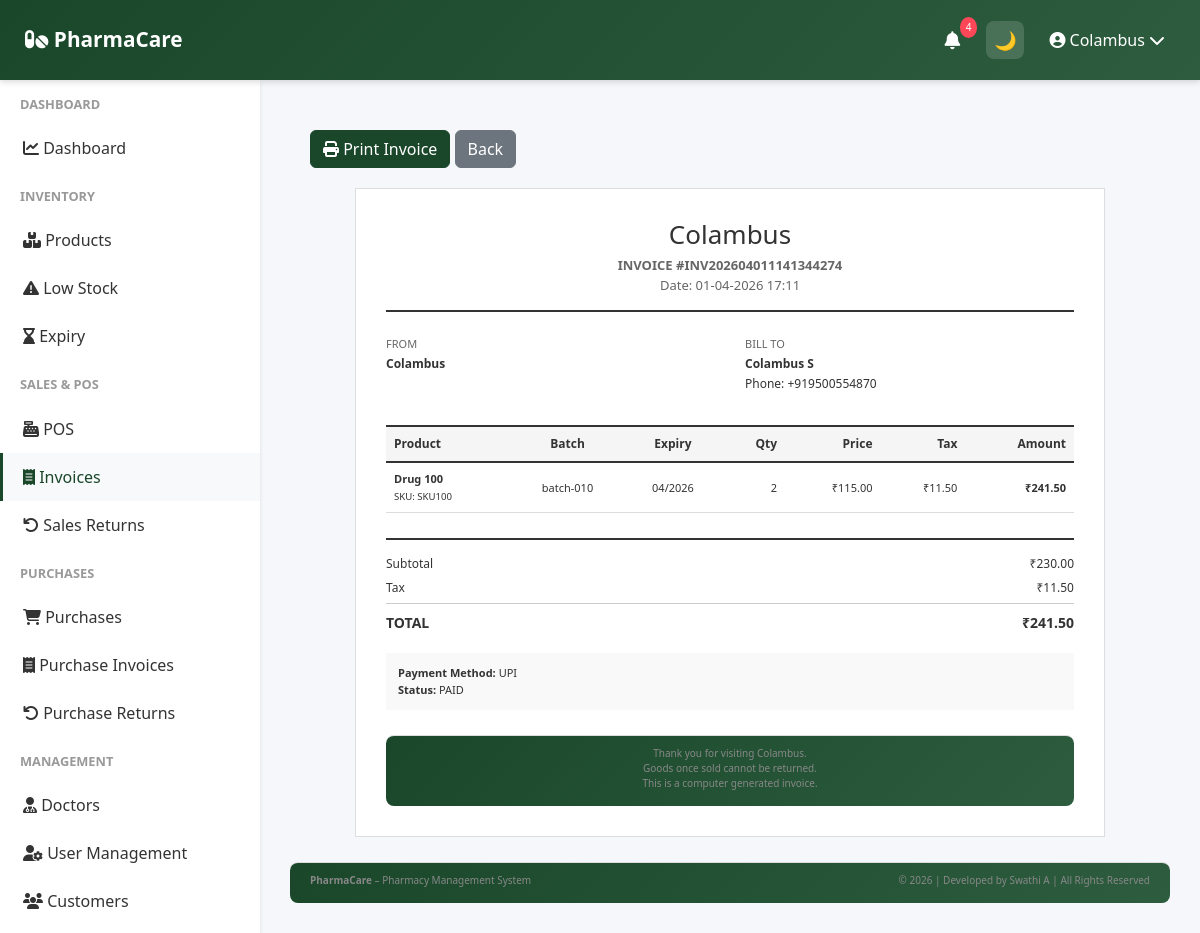
Screenshot of /sales/invoices/11/print (signed in) with the database file from the repository.
### app/models.py (models this page shows, shortened)
class User(UserMixin, db.Model):
    __tablename__ = 'user'
    id = db.Column(db.Integer, primary_key=True)
    company_id = db.Column(db.Integer, db.ForeignKey('company.id'), nullable=False)
    role = db.Column(db.String(20), default='manager')
    username = db.Column(db.String(255), unique=True, nullable=False)
    password_hash = db.Column(db.String(255), nullable=False)
    is_active = db.Column(db.Boolean, default=True)
    last_login = db.Column(db.DateTime)
    created_date = db.Column(db.DateTime, default=datetime.utcnow)
    updated_date = db.Column(db.DateTime, default=datetime.utcnow, onupdate=datetime.utcnow)
    company = db.relationship('Company', back_populates='user')

class Company(db.Model):
    __tablename__ = 'company'
    id = db.Column(db.Integer, primary_key=True)
    company_id = db.Column(db.String(36), unique=True, default=lambda: str(uuid.uuid4()))
    company_name = db.Column(db.String(255), nullable=False)
    owner_name = db.Column(db.String(255), nullable=False)
    email = db.Column(db.String(255), unique=True, nullable=False)
    phone = db.Column(db.String(20), nullable=False)
    address = db.Column(db.String(500), nullable=False)
    city = db.Column(db.String(100), nullable=False)
    state = db.Column(db.String(100), nullable=False)
    country = db.Column(db.String(100), nullable=False)
    postal_code = db.Column(db.String(20), nullable=False)
    gst_number = db.Column(db.String(50), unique=True)
    drug_license_number = db.Column(db.String(100), unique=True)
    logo_path = db.Column(db.String(500))
    is_active = db.Column(db.Boolean, default=True)
    created_date = db.Column(db.DateTime, default=datetime.utcnow)
    updated_date = db.Column(db.DateTime, default=datetime.utcnow, onupdate=datetime.utcnow)
    user = db.relationship('User', back_populates='company', uselist=False, cascade='all, delete-orphan')
    products = db.relationship('Product', back_populates='company', cascade='all, delete-orphan')
    sales = db.relationship('Sale', back_populates='company', cascade='all, delete-orphan')
    purchases = db.relationship('Purchase', back_populates='company', cascade='all, delete-orphan')
    customers = db.relationship('Customer', back_populates='company', cascade='all, delete-orphan')
    suppliers = db.relationship('Supplier', back_populates='company', cascade='all, delete-orphan')
    expenses = db.relationship('Expense', back_populates='company', cascade='all, delete-orphan')
    alerts = db.relationship('Alert', back_populates='company', cascade='all, delete-orphan')

class Sale(db.Model):
    __tablename__ = 'sale'
    id = db.Column(db.Integer, primary_key=True)
    company_id = db.Column(db.Integer, db.ForeignKey('company.id'), nullable=False)
    customer_id = db.Column(db.Integer, db.ForeignKey('customer.id'))
    invoice_number = db.Column(db.String(50), unique=True, nullable=False)
    invoice_date = db.Column(db.DateTime, default=datetime.utcnow)
    customer_name = db.Column(db.String(255))
    customer_phone = db.Column(db.String(20))
    subtotal = db.Column(db.Float, nullable=False)
    tax_amount = db.Column(db.Float, default=0)
    discount_amount = db.Column(db.Float, default=0)
    total_amount = db.Column(db.Float, nullable=False)
    payment_method = db.Column(db.String(50), nullable=False)  # 'cash', 'card', 'upi', 'bank', 'credit'
    payment_status = db.Column(db.String(50), default='paid')  # 'paid', 'pending', 'partial'
    notes = db.Column(db.Text)
    is_cancelled = db.Column(db.Boolean, default=False)
    cancellation_reason = db.Column(db.String(255))
    created_date = db.Column(db.DateTime, default=datetime.utcnow)
    updated_date = db.Column(db.DateTime, default=datetime.utcnow, onupdate=datetime.utcnow)
    company = db.relationship('Company', back_populates='sales')
    customer = db.relationship('Customer', back_populates='sales')
    items = db.relationship('SaleItem', back_populates='sale', cascade='all, delete-orphan')
    returns = db.relationship('SalesReturn', back_populates='sale', cascade='all, delete-orphan')
    doctor_id = db.Column(db.Integer, db.ForeignKey('doctor.id'))
    doctor = db.relationship('Doctor', back_populates='consultations')

class SaleItem(db.Model):
    __tablename__ = 'sale_item'
    id = db.Column(db.Integer, primary_key=True)
    sale_id = db.Column(db.Integer, db.ForeignKey('sale.id'), nullable=False)
    product_id = db.Column(db.Integer, db.ForeignKey('product.id'), nullable=False)
    batch_number = db.Column(db.String(100))
    quantity = db.Column(db.Integer, nullable=False)
    unit_price = db.Column(db.Float, nullable=False)
    tax_percentage = db.Column(db.Float, default=0)
    tax_amount = db.Column(db.Float, default=0)
    discount_percentage = db.Column(db.Float, default=0)
    discount_amount = db.Column(db.Float, default=0)
    total_amount = db.Column(db.Float, nullable=False)
    sale = db.relationship('Sale', back_populates='items')
    product = db.relationship('Product', back_populates='sale_items')

class Product(db.Model):
    __tablename__ = 'product'
    id = db.Column(db.Integer, primary_key=True)
    company_id = db.Column(db.Integer, db.ForeignKey('company.id'), nullable=False)
    product_name = db.Column(db.String(255), nullable=False)
    generic_name = db.Column(db.String(255))
    brand = db.Column(db.String(255))
    category = db.Column(db.String(100), nullable=False)
    manufacturer = db.Column(db.String(255))
    batch_number = db.Column(db.String(100))
    barcode = db.Column(db.String(100), unique=True)
    sku = db.Column(db.String(100), unique=True, nullable=False)
    purchase_price = db.Column(db.Float, nullable=False)
    selling_price = db.Column(db.Float, nullable=False)
    mrp = db.Column(db.Float, nullable=False)
    tax_percentage = db.Column(db.Float, default=0)
    manufacturing_date = db.Column(db.DateTime)
    expiry_date = db.Column(db.DateTime)
    quantity = db.Column(db.Integer, default=0)
    minimum_stock_level = db.Column(db.Integer, default=10)
    reorder_level = db.Column(db.Integer, default=20)
    prescription_required = db.Column(db.Boolean, default=False)
    description = db.Column(db.Text)
    image_path = db.Column(db.String(500))
    created_date = db.Column(db.DateTime, default=datetime.utcnow)
    updated_date = db.Column(db.DateTime, default=datetime.utcnow, onupdate=datetime.utcnow)
    is_active = db.Column(db.Boolean, default=True)
    company = db.relationship('Company', back_populates='products')
    stock_movements = db.relationship('StockMovement', back_populates='product', cascade='all, delete-orphan')
    sale_items = db.relationship('SaleItem', back_populates='product', cascade='all, delete-orphan')
    purchase_items = db.relationship('PurchaseItem', back_populates='product', cascade='all, delete-orphan')
    category_id = db.Column(db.Integer, db.ForeignKey('category.id'))
    unit_id = db.Column(db.Integer, db.ForeignKey('unit.id'))
    category_rel = db.relationship('Category', back_populates='products')
    unit_rel = db.relationship('Unit', back_populates='products')

### app/routes/sales.py (the view)
@sales_bp.route('/invoices/<int:sale_id>/print')
@login_required
def print_invoice(sale_id):
    sale = Sale.query.get(sale_id)
    if not sale or sale.company_id != current_user.company_id:
        return jsonify({'success': False, 'message': 'Invoice not found'}), 404
    return render_template('sales/print_invoice.html', sale=sale)

### app/templates/sales/print_invoice.html (shortened to what this page needs)
{% extends "base.html" %}
{% block content %}
<div class="no-print" style="margin:20px">
<button onclick="printInvoice()" class="btn btn-primary">
<i class="fas fa-print"></i> Print Invoice
</button>
<a href="{{ url_for('sales.invoice_detail', sale_id=sale.id) }}" class="btn btn-secondary">
Back
</a>
</div>
<div class="invoice-container">
<div class="invoice-header">
<h1>{{ sale.company.company_name }}</h1>
<div class="invoice-number">
<strong>INVOICE #{{ sale.invoice_number }}</strong><br>
Date: {{ sale.invoice_date.strftime('%d-%m-%Y %H:%M') if sale.invoice_date else '' }}
</div>
</div>
<div class="invoice-details">
<div class="company-info">
<h6>From</h6>
<p><strong>{{ sale.company.company_name }}</strong></p>
</div>
<div class="customer-info">
<h6>Bill To</h6>
<p><strong>{{ sale.customer_name or 'Walk-in Customer' }}</strong></p>
{% if sale.customer_phone %}
<p>Phone: {{ sale.customer_phone }}</p>
{% endif %}
</div>
</div>
<table class="items-table">
<thead>
<tr>
<th>Product</th>
<th class="text-center">Batch</th>
<th class="text-center">Expiry</th>
<th class="text-right">Qty</th>
<th class="text-right">Price</th>
<th class="text-right">Tax</th>
<th class="text-right">Amount</th>
</tr>
</thead>
<tbody>
{% for item in sale.items %}
<tr>
<td>
<strong>{{ item.product.product_name }}</strong><br>
<small>SKU: {{ item.product.sku }}</small>
</td>
<td class="text-center">
{{ item.batch_number or 'N/A' }}
</td>
<td class="text-center">
{{ item.product.expiry_date.strftime('%m/%Y') if item.product.expiry_date else 'N/A' }}
</td>
<td class="text-right">
{{ item.quantity }}
</td>
<td class="text-right">
₹{{ "%.2f"|format(item.unit_price) }}
</td>
<td class="text-right">
₹{{ "%.2f"|format(item.tax_amount) }}
</td>
<td class="text-right">
<strong>₹{{ "%.2f"|format(item.total_amount) }}</strong>
</td>
</tr>
{% endfor %}
</tbody>
</table>
<div class="summary">
<div class="summary-row">
<span>Subtotal</span>
<span>₹{{ "%.2f"|format(sale.subtotal) }}</span>
</div>
<div class="summary-row">
<span>Tax</span>
<span>₹{{ "%.2f"|format(sale.tax_amount) }}</span>
</div>
<div class="summary-row total">
<span>TOTAL</span>
<span>₹{{ "%.2f"|format(sale.total_amount) }}</span>
</div>
</div>
<div class="payment-info">
<strong>Payment Method:</strong> {{ sale.payment_method.upper() }}<br>
<strong>Status:</strong> {{ sale.payment_status.upper() }}
</div>
<div class="footer">
Thank you for visiting {{ sale.company.company_name }}.<br>
Goods once sold cannot be returned.<br>
This is a computer generated invoice.
</div>
</div>
{% endblock %}

### app/templates/base.html (shortened to what this page needs)
<!doctype html>
<html lang="en" data-theme="light">
  <head>
    <link
      href="https://cdn.jsdelivr.net/npm/bootstrap@5.3.0/dist/css/bootstrap.min.css"
      rel="stylesheet"
    />
    <link
      rel="stylesheet"
      href="https://cdnjs.cloudflare.com/ajax/libs/font-awesome/6.4.0/css/all.min.css"
    />
  </head>
  <body>
   <nav class="navbar">
  <a class="navbar-brand" href="{{ url_for('dashboard.dashboard') }}">
    <i class="fas fa-pills"></i> PharmaCare
  </a>
  <div class="navbar-right">
    <div class="nav-icon dropdown">
      <a href="#" data-bs-toggle="dropdown">
        <i class="fas fa-bell"></i>
        <span id="alert-badge" class="notification-badge">3</span>
      </a>
    </div>
    <button id="themeToggle" class="nav-icon">
      🌙
    </button>
    <div class="user-menu-navbar dropdown">
      <a href="#" data-bs-toggle="dropdown">
        <i class="fas fa-user-circle"></i>
        {{ current_user.username }}
        <i class="fas fa-chevron-down"></i>
      </a>
    </div>
  </div>
</nav>
    {% if current_user.is_authenticated %}
    <div class="sidebar">
      <nav class="nav flex-column">
        {% if current_user.company and current_user.company.company_name ==
        'Platform Admin' %}
        <div class="nav-section-title">Admin</div>
        <a
          class="nav-link {% if 'admin/companies' in request.path %}active{% endif %}"
          href="{{ url_for('admin.companies_list') }}"
        >
          <i class="fas fa-building"></i> Companies
        </a>
        <a class="nav-link" href="{{ url_for('auth.profile') }}">
          <i class="fas fa-cog"></i> Settings
        </a>
        {% else %}
        <div class="nav-section-title">Dashboard</div>
        <a
          class="nav-link {% if request.endpoint == 'dashboard.dashboard' %}active{% endif %}"
          href="{{ url_for('dashboard.dashboard') }}"
        >
          <i class="fas fa-chart-line"></i> Dashboard
        </a>
        <div class="nav-section-title">Inventory</div>
        <a
          class="nav-link {% if 'inventory' in request.path %}active{% endif %}"
          href="{{ url_for('inventory.products_list') }}"
        >
          <i class="fas fa-boxes"></i> Products
        </a>
        <a
          class="nav-link {% if request.endpoint == 'inventory.low_stock_report' %}active{% endif %}"
          href="{{ url_for('inventory.low_stock_report') }}"
        >
          <i class="fas fa-exclamation-triangle"></i> Low Stock
        </a>
        <a
          class="nav-link {% if request.endpoint == 'inventory.expiry_report' %}active{% endif %}"
          href="{{ url_for('inventory.expiry_report') }}"
        >
          <i class="fas fa-hourglass-end"></i> Expiry
        </a>
        <div class="nav-section-title">Sales & POS</div>
        <a
          class="nav-link {% if request.endpoint == 'sales.pos' %}active{% endif %}"
          href="{{ url_for('sales.pos') }}"
        >
          <i class="fas fa-cash-register"></i> POS
        </a>
        <a
          class="nav-link {% if 'invoices' in request.path %}active{% endif %}"
          href="{{ url_for('sales.invoices_list') }}"
        >
          <i class="fas fa-receipt"></i> Invoices
        </a>
        <a
          class="nav-link {% if request.endpoint == 'sales.sales_returns_list' %}active{% endif %}"
          href="{{ url_for('sales.sales_returns_list') }}"
        >
          <i class="fas fa-undo"></i> Sales Returns
        </a>
<div class="nav-section-title">Purchases</div>
<a
  class="nav-link {% if request.endpoint == 'purchases.purchases_list' %}active{% endif %}"
  href="{{ url_for('purchases.purchases_list') }}"
>
  <i class="fas fa-shopping-cart"></i> Purchases
</a>
<a
  class="nav-link {% if 'purchases' in request.path %}active{% endif %}"
  href="{{ url_for('purchases.purchases_list') }}"
>
  <i class="fas fa-receipt"></i> Purchase Invoices
</a>
<a
  class="nav-link {% if request.endpoint == 'purchases.returns_list' %}active{% endif %}"
  href="{{ url_for('purchases.returns_list') }}"
>
  <i class="fas fa-undo"></i> Purchase Returns
</a>
        <div class="nav-section-title">Management</div>
        <a
          class="nav-link {% if 'doctors' in request.path %}active{% endif %}"
          href="{{ url_for('doctors.doctors_list') }}"
        >
          <i class="fas fa-user-md"></i> Doctors
        </a>
        {% if current_user.role == 'owner' %}
        <a
          class="nav-link {% if 'users' in request.path %}active{% endif %}"
          href="{{ url_for('users.users_list') }}"
        >
          <i class="fas fa-user-cog"></i> User Management
        </a>
        {% endif %}
        <a
          class="nav-link {% if 'customers' in request.path %}active{% endif %}"
          href="{{ url_for('customers.customers_list') }}"
        >
          <i class="fas fa-users"></i> Customers
        </a>
        <a
          class="nav-link {% if 'suppliers' in request.path %}active{% endif %}"
          href="{{ url_for('suppliers.suppliers_list') }}"
        >
        </a>
        {% endif %}
      </nav>
    </div>
    {% endif %}
    <div
      class="{% if current_user.is_authenticated %}main-content{% else %}auth-page{% endif %}"
    >
       {% block content %}{% endblock %}
      <footer class="footer text-center">
        <div class="row">
          <div class="col-md-6 text-md-start">
            <strong>PharmaCare</strong> – Pharmacy Management System
          </div>
          <div class="col-md-6 text-md-end">
            © 2026 | Developed by Swathi A | All Rights Reserved
          </div>
        </div>
      </footer>
    </div>
  </body>
</html>

### rows the page displays
User: username "Colambus"
Company: company.company_name "Colambus"
Sale: invoice_number "INV202604011141344274", invoice_date "01-04-2026 17:11", customer_name "Colambus S", customer_phone "+919500554870", subtotal "230.00", tax_amount "11.50", total_amount "241.50", payment_method "UPI", payment_status "PAID"
SaleItem: product.product_name "Drug 100", product.sku "SKU100", batch_number "batch-010", product.expiry_date "04/2026", quantity "2", unit_price "115.00", tax_amount "11.50", total_amount "241.50"
